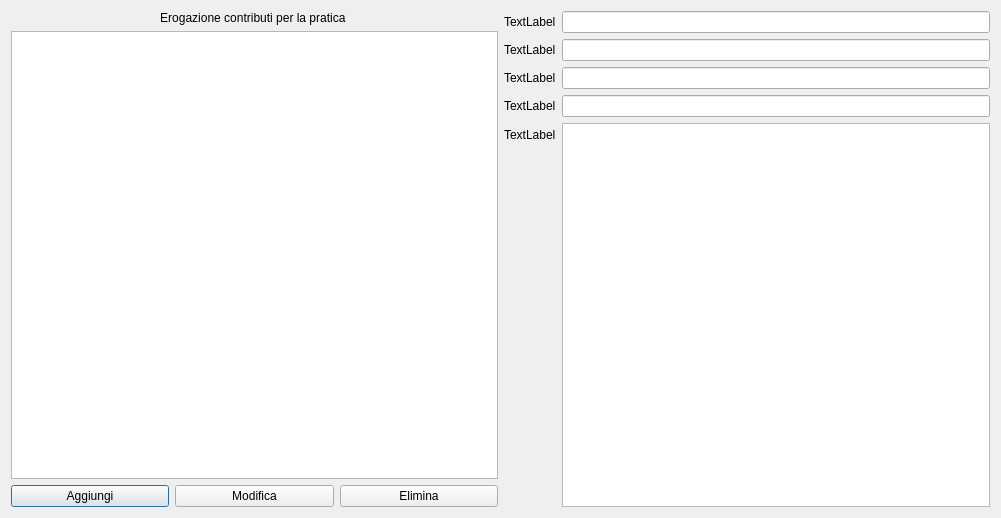
<?xml version="1.0" encoding="UTF-8"?>
<ui version="4.0">
 <class>ErogazioneContributi</class>
 <widget class="QDialog" name="ErogazioneContributi">
  <property name="geometry">
   <rect>
    <x>0</x>
    <y>0</y>
    <width>1001</width>
    <height>518</height>
   </rect>
  </property>
  <property name="windowTitle">
   <string>Erogazione Contributi</string>
  </property>
  <layout class="QHBoxLayout" name="horizontalLayout_3">
   <item>
    <layout class="QHBoxLayout" name="horizontalLayout_2">
     <item>
      <layout class="QVBoxLayout" name="verticalLayout_2">
       <item>
        <widget class="QLabel" name="labelPratica">
         <property name="frameShape">
          <enum>QFrame::NoFrame</enum>
         </property>
         <property name="frameShadow">
          <enum>QFrame::Plain</enum>
         </property>
         <property name="text">
          <string>Erogazione contributi per la pratica </string>
         </property>
         <property name="alignment">
          <set>Qt::AlignCenter</set>
         </property>
        </widget>
       </item>
       <item>
        <widget class="QTableWidget" name="tabellaContributi">
         <property name="selectionBehavior">
          <enum>QAbstractItemView::SelectRows</enum>
         </property>
        </widget>
       </item>
       <item>
        <layout class="QHBoxLayout" name="horizontalLayout">
         <item>
          <widget class="QPushButton" name="btnAggiungi">
           <property name="text">
            <string>Aggiungi</string>
           </property>
          </widget>
         </item>
         <item>
          <widget class="QPushButton" name="btnModifica">
           <property name="text">
            <string>Modifica</string>
           </property>
          </widget>
         </item>
         <item>
          <widget class="QPushButton" name="btnElimina">
           <property name="text">
            <string>Elimina</string>
           </property>
          </widget>
         </item>
        </layout>
       </item>
      </layout>
     </item>
     <item>
      <layout class="QFormLayout" name="formLayout">
       <item row="0" column="0">
        <widget class="QLabel" name="label">
         <property name="text">
          <string>TextLabel</string>
         </property>
        </widget>
       </item>
       <item row="1" column="0">
        <widget class="QLabel" name="label_2">
         <property name="text">
          <string>TextLabel</string>
         </property>
        </widget>
       </item>
       <item row="1" column="1">
        <widget class="QLineEdit" name="lineEdit_2"/>
       </item>
       <item row="2" column="0">
        <widget class="QLabel" name="label_3">
         <property name="text">
          <string>TextLabel</string>
         </property>
        </widget>
       </item>
       <item row="2" column="1">
        <widget class="QLineEdit" name="lineEdit_3"/>
       </item>
       <item row="3" column="0">
        <widget class="QLabel" name="label_4">
         <property name="text">
          <string>TextLabel</string>
         </property>
        </widget>
       </item>
       <item row="3" column="1">
        <widget class="QLineEdit" name="lineEdit_4"/>
       </item>
       <item row="4" column="0">
        <widget class="QLabel" name="label_5">
         <property name="text">
          <string>TextLabel</string>
         </property>
        </widget>
       </item>
       <item row="4" column="1">
        <widget class="QPlainTextEdit" name="plainTextEdit"/>
       </item>
       <item row="0" column="1">
        <widget class="QLineEdit" name="lineEdit"/>
       </item>
      </layout>
     </item>
    </layout>
   </item>
  </layout>
 </widget>
 <resources/>
 <connections/>
</ui>
